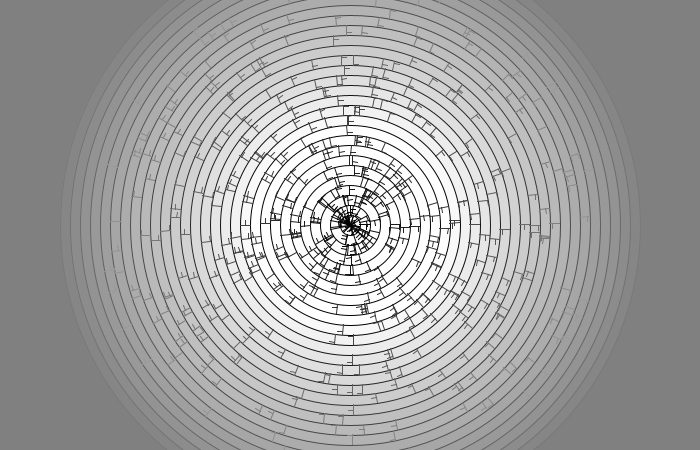
Frame 1 (no input)
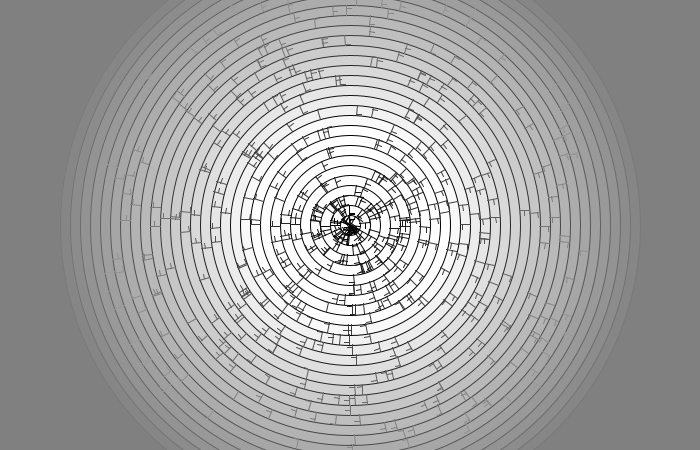
Frame 2 (the mouse pressed at the canvas centre, redrawn once)

The Processing sketch that drew these frames (run headless with seeded random() and noise(); the mouse was pressed at the canvas centre and the sketch redrawn once):

// Processing sketch: processing_58163
// ── processing_58163.pde

// Created by Liangjie Wu
// Arch 6509 Beyond Measurement: Generative Modeling in Architecture and Urbanism
// Department of Architecture, AAP, Cornell 

// Rural landscape pattern at Linpan, Chengdu, China

void setup()
{
   size(700, 450); smooth(); noLoop();  strokeCap(PROJECT); 
}

void draw()
{
  background(128);
  strokeWeight(1);
  translate(width/2, height/2);
  farm(0, 0, 600, 30);
}

void farm(int xLoc, int yLoc, int sizeRing, int numRing) {
float grayValues = 255/numRing;
float steps = sizeRing/numRing;

  for(int i=0; i<numRing; i++) {
   fill(128+i*(255/steps)/2);
   stroke(128-i*(255/steps)/2);
   ellipse(xLoc, yLoc, sizeRing-i*steps, sizeRing-i*steps);
  }
   
  for(int i=0; i<numRing-5; i++) {
    pushMatrix();
    for(int j=1; j<numRing-5; j++)
    {
        stroke(i*(255/steps)/2);
        rotate (-(PI/(i+7))*random(numRing+1));
        line (xLoc+i*steps/2, yLoc, xLoc+(i+1)*steps/2,yLoc);
        pushMatrix();
        translate(xLoc+(i)*steps/2 + random(0,steps/2),yLoc);
        rotate (PI/2);
        line (0,0,5,0);
        popMatrix();
    }
    popMatrix();

   
  }
}

void mouseReleased() {
  redraw();
}
void mousePressed ( ) {
save ("image.jpg"); }
